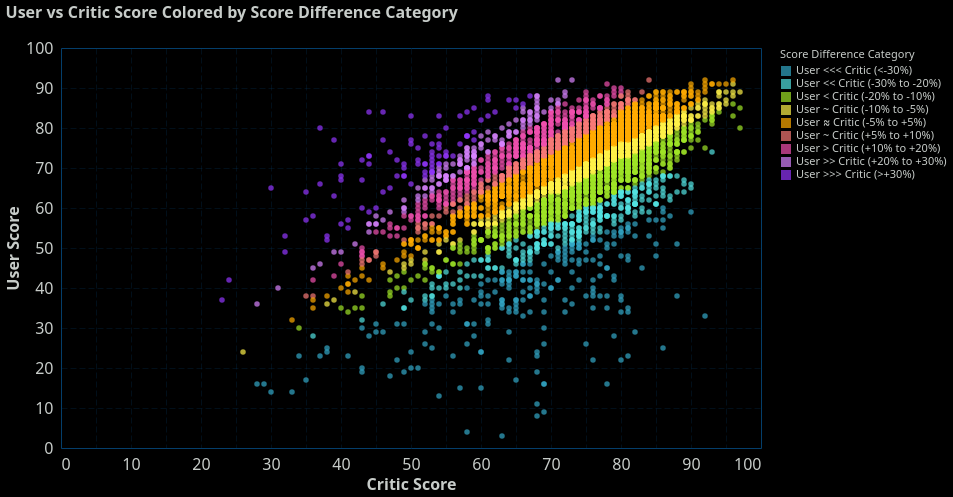

This figure's Vega-Lite source:
### Vega-Lite specification from a JSON file in a GitHub repository (floating-point values rounded to 4 significant figures; data arrays with more than 128 entries replaced by an {"elided": "..."} marker saying what was removed)
{"config": {"view": {"continuousWidth": 400, "continuousHeight": 300, "stroke": "#043f6b", "strokeWidth": 1}, "background": "#000000", "mark": {"color": "#6495ED"}, "arc": {"fill": "#6495ED"}, "area": {"fill": "#6495ED", "line": true, "fillOpacity": 0.1}, "line": {"stroke": "#6495ED", "strokeWidth": 2}, "path": {"stroke": "#6495ED"}, "rect": {"fill": "#6495ED"}, "shape": {"stroke": "#6495ED"}, "symbol": {"fill": "#6495ED"}, "title": {"color": "#C7CCC9", "anchor": "start", "dy": -15, "fontSize": 16, "font": "IBM Plex Sans,system-ui,-apple-system,BlinkMacSystemFont,\".sfnstext-regular\",sans-serif", "fontWeight": 600}, "axisBand": {"grid": false}, "axis": {"labelColor": "#C7CCC9", "labelFontSize": 16, "labelFont": "IBM Plex Sans Condensed, system-ui, -apple-system, BlinkMacSystemFont, \".SFNSText-Regular\", sans-serif", "labelFontWeight": 400, "titleColor": "#C7CCC9", "titleFontWeight": 600, "titleFontSize": 16, "grid": true, "gridColor": "#043f6b", "labelAngle": 0, "domainColor": null, "tickColor": null, "labelPadding": 2, "tickSize": 6, "tickWidth": 0.5, "gridOpacity": 1, "gridZ": 1}, "axisX": {"gridDash": [6, 3], "gridWidth": 0.25, "gridColor": "#043f6b", "labelAngle": 0}, "axisY": {"gridDash": [6, 3], "gridWidth": 0.25, "gridColor": "#043f6b"}, "layer": {"grid": 1, "mark": 0}, "legend": {"labelFontSize": 11, "padding": 1, "symbolType": "square", "labelColor": "#C7CCC9", "titleColor": "#C7CCC9"}, "style": {"guide-label": {"font": "IBM Plex Sans,system-ui,-apple-system,BlinkMacSystemFont,\".sfnstext-regular\",sans-serif", "fill": "#C7CCC9", "fontWeight": 400}, "guide-title": {"font": "IBM Plex Sans,system-ui,-apple-system,BlinkMacSystemFont,\".sfnstext-regular\",sans-serif", "fill": "#C7CCC9", "fontWeight": 400}}, "range": {"category": ["#33a8c7ff", "#52e3e1ff", "#a0e426ff", "#fdf148ff", "#ffab00ff", "#f77976ff", "#f050aeff", "#d883ffff", "#9336fdff"]}}, "data": {"name": "data-238edb8fd83b7785187fbc759d577173"}, "mark": {"type": "circle"}, "encoding": {"color": {"field": "metacritic_score_difference_pct_category", "sort": ["User <<< Critic (<-30%)", "User << Critic (-30% to -20%)", "User < Critic (-20% to -10%)", "User ~ Critic (-10% to -5%)", "User ≈ Critic (-5% to +5%)", "User ~ Critic (+5% to +10%)", "User > Critic (+10% to +20%)", "User >> Critic (+20% to +30%)", "User >>> Critic (>+30%)"], "title": "Score Difference Category", "type": "nominal"}, "tooltip": [{"field": "name", "type": "nominal"}, {"field": "metacritic_score", "type": "quantitative"}, {"field": "metacritic_user_score_0_100", "type": "quantitative"}, {"field": "metacritic_score_difference", "type": "quantitative"}, {"field": "metacritic_score_difference_pct", "type": "quantitative"}, {"field": "metacritic_score_difference_pct_category", "type": "ordinal"}], "x": {"field": "metacritic_score", "title": "Critic Score", "type": "quantitative"}, "y": {"field": "metacritic_user_score_0_100", "title": "User Score", "type": "quantitative"}}, "height": 400, "params": [{"name": "param_1", "select": {"type": "interval", "encodings": ["x", "y"]}, "bind": "scales"}], "title": "User vs Critic Score Colored by Score Difference Category", "width": 700, "$schema": "https://vega.github.io/schema/vega-lite/v5.20.1.json", "datasets": {"data-238edb8fd83b7785187fbc759d577173": {"elided": "4504 records"}}}
